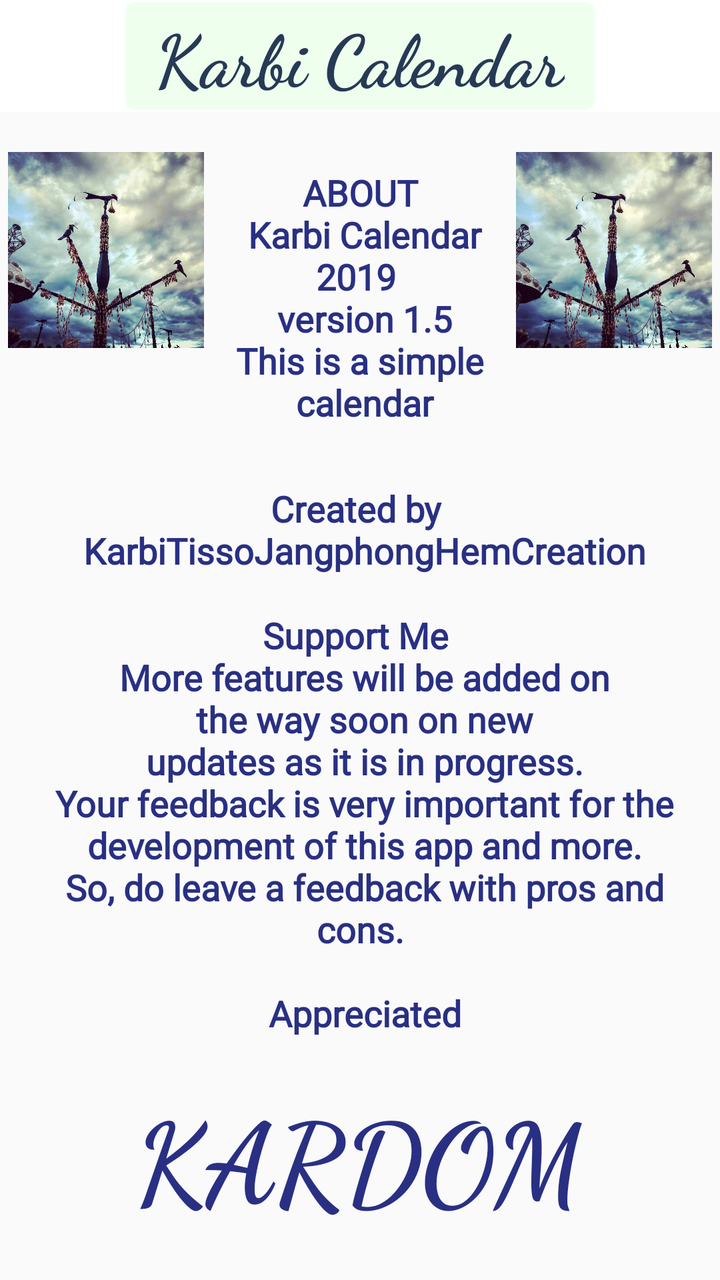
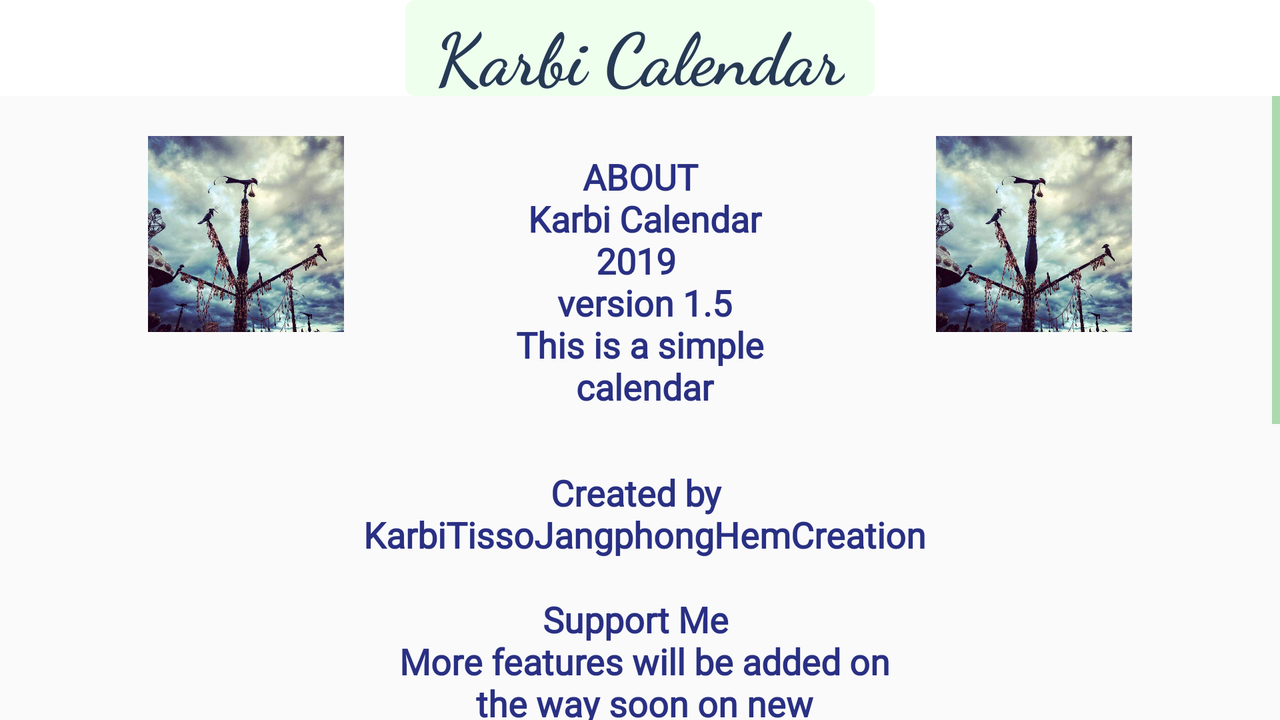

First picture: res/layout/ on a phone held upright. Second picture: the repository's own variant of that layout, on a device whose configuration matches the variant's folder. Source for both follows.
<!-- AndroidManifest.xml: application theme AppTheme -->
<!-- res/layout/activity_about.xml -->
<?xml version="1.0" encoding="utf-8"?>
<RelativeLayout
    xmlns:android="http://schemas.android.com/apk/res/android"
    xmlns:app="http://schemas.android.com/apk/res-auto"
    xmlns:tools="http://schemas.android.com/tools"
    android:layout_width="match_parent"
    android:layout_height="match_parent"
    tools:context=".About">

    <android.support.design.widget.AppBarLayout
        android:id="@+id/appBarLayout"
        android:layout_width="match_parent"
        android:layout_height="wrap_content"

        android:theme="@style/AppTheme.AppBarOverlay"
        app:layout_constraintTop_toTopOf="parent">

        <android.support.v7.widget.Toolbar
            android:id="@+id/toolbar"
            android:layout_width="match_parent"
            android:layout_height="?attr/actionBarSize"
            android:background="@color/DarkCyan"
            app:popupTheme="@style/AppTheme.PopupOverlay">

            <LinearLayout
                android:layout_width="wrap_content"
                android:layout_height="wrap_content"
                android:layout_gravity="center"
                android:background="@drawable/titleshape">

                <TextView
                    android:layout_width="wrap_content"
                    android:layout_height="wrap_content"
                    android:fontFamily="cursive"
                    android:paddingLeft="15dp"
                    android:paddingTop="2dp"
                    android:paddingRight="15dp"
                    android:paddingBottom="2dp"
                    android:text="Karbi Calendar"
                    android:textColor="#263A55"
                    android:textSize="36sp"
                    android:textStyle="bold" />
            </LinearLayout>

        </android.support.v7.widget.Toolbar>

    </android.support.design.widget.AppBarLayout>

    <android.support.constraint.ConstraintLayout
        android:layout_width="match_parent"
        android:layout_height="wrap_content"
        android:layout_below="@id/appBarLayout"
        app:layout_constraintBottom_toBottomOf="parent"
        app:layout_constraintTop_toBottomOf="@+id/appBarLayout"
        android:layout_marginTop="20dp"
        >

        <ImageView
            android:id="@+id/imageView2"
            android:layout_width="98dp"
            android:layout_height="136dp"
            android:scaleType="fitStart"
            app:srcCompat="@drawable/karbi_jambili_athon"
            app:layout_constraintEnd_toStartOf="@+id/textView2"
            app:layout_constraintHorizontal_bias="0.5"
            app:layout_constraintStart_toStartOf="parent"
            app:layout_constraintTop_toTopOf="parent"
            android:contentDescription="TODO" />

        <TextView

            android:id="@+id/textView2"
            android:layout_width="132dp"
            android:layout_height="150dp"
            android:layout_marginStart="8dp"
            android:layout_marginTop="8dp"

            android:layout_marginEnd="8dp"
            android:fontFamily="@font/caviardreams"
            android:text="@string/About"
            android:textAlignment="center"
            android:textColor="#293083"
            android:textSize="18sp"
            android:textStyle="bold"
            app:layout_constraintEnd_toEndOf="parent"
            app:layout_constraintEnd_toStartOf="@+id/imageView4"
            app:layout_constraintHorizontal_bias="0.5"
            app:layout_constraintStart_toEndOf="@+id/imageView2"
            app:layout_constraintTop_toTopOf="parent" />

        <ImageView
            android:id="@+id/imageView4"
            android:layout_width="98dp"
            android:layout_height="136dp"

            android:scaleType="fitStart"
            app:srcCompat="@drawable/karbi_jambili_athon"
            app:layout_constraintEnd_toEndOf="parent"
            app:layout_constraintHorizontal_bias="0.5"
            app:layout_constraintStart_toEndOf="@+id/textView2"
            app:layout_constraintTop_toTopOf="parent" />

        <TextView
            android:layout_width="match_parent"
            android:layout_height="wrap_content"
            android:layout_marginStart="8dp"
            android:layout_marginTop="8dp"
            android:layout_marginEnd="8dp"
            android:layout_marginBottom="18dp"
            android:fontFamily="@font/caviardreams"
            android:text="@string/created"
            android:textAlignment="center"
            android:textColor="#293083"
            android:textSize="18sp"
            android:textStyle="bold"
            app:layout_constraintBottom_toTopOf="@+id/textView3"
            app:layout_constraintEnd_toEndOf="parent"
            app:layout_constraintStart_toStartOf="parent"
            app:layout_constraintTop_toBottomOf="@+id/textView2" />

        <TextView
            android:id="@+id/textView3"
            android:layout_width="match_parent"
            android:layout_height="226dp"
            android:layout_marginStart="8dp"
            android:layout_marginEnd="8dp"
            android:layout_marginBottom="8dp"
            android:fontFamily="@font/caviardreams"
            android:text="@string/About_appeal"
            android:textAlignment="center"
            android:textColor="#293083"
            android:textSize="18sp"

            android:textStyle="bold"
            app:layout_constraintBottom_toTopOf="@+id/relativeLayout"
            app:layout_constraintEnd_toEndOf="parent"
            app:layout_constraintHorizontal_bias="0.0"
            app:layout_constraintStart_toStartOf="parent" />

        <RelativeLayout
            android:id="@+id/relativeLayout"
            android:layout_width="match_parent"
            android:layout_height="wrap_content"
            android:layout_gravity="bottom"
            android:layout_marginStart="8dp"
            android:layout_marginEnd="8dp"
            android:layout_marginBottom="8dp"
            app:layout_constraintBottom_toBottomOf="parent"
            app:layout_constraintEnd_toEndOf="parent"
            app:layout_constraintHorizontal_bias="1.0"
            app:layout_constraintStart_toStartOf="parent">

            <TextView
                android:layout_width="wrap_content"
                android:layout_height="wrap_content"
                android:text="@string/kardom"
                android:textSize="56sp"
                android:fontFamily="cursive"
                android:textStyle="bold"
                android:layout_centerHorizontal="true"
                android:textColor="#293083"
                />


        </RelativeLayout>
    </android.support.constraint.ConstraintLayout>
</RelativeLayout>
<!-- resources referenced by this layout -->
<resources>
  <!-- drawable karbi_jambili_athon: jpg bitmap (drawable, 118315 bytes) -->
  <!-- drawable titleshape (drawable) -->
  <?xml version="1.0" encoding="utf-8"?>
  <shape xmlns:android="http://schemas.android.com/apk/res/android"
      android:shape="rectangle"
  
      >
  
  <corners
      android:radius="5dp"
  
      />
      <solid
          android:color="#fefe"
          />
  
  
  </shape>
  <string name="About">ABOUT\n
                          Karbi Calendar 2019 \n
                          version 1.5\n
                          This is a simple \n
                               calendar\n\n
  
      </string>
  <string name="About_appeal">Support Me \n
                                  More features will be added on\n
                                  the way soon on new\n
                                  updates as it is in progress.\n
                                  Your feedback is very important
                                  for the\n development of this app and more.\n
                                  So, do leave a feedback with pros and cons.\n\n
                                  Appreciated</string>
  <string name="created">Created by \n
                          KarbiTissoJangphongHemCreation</string>
  <string name="kardom">KARDOM</string>
  <style name="AppTheme.AppBarOverlay" parent="ThemeOverlay.AppCompat.Dark.ActionBar" />
  <style name="AppTheme.PopupOverlay" parent="ThemeOverlay.AppCompat.Light" />
  <!-- from res/values-v23/ -->
  <style name="AppTheme" parent="Theme.AppCompat.Light.NoActionBar">
          
          <item name="colorPrimary">@color/white</item>
          <item name="colorPrimaryDark">@color/white</item>
          <item name="colorAccent">@color/Green2</item>
          <item name="android:windowLightStatusBar">true</item>
          <item name="android:textColorSecondary">@color/Green2</item>
      </style>
  <style name="Theme.AppCompat.Light.NoActionBar">
          <item name="windowActionBar">false</item>
          <item name="windowNoTitle">true</item>
      </style>
  <color name="white">#FFF</color>
  <color name="Green2">#66BB6A</color>
</resources>
<!-- res/layout-land/activity_about.xml (the repository's variant of the layout above) -->
<!-- drawn on the phone turned sideways -->
<?xml version="1.0" encoding="utf-8"?>
<RelativeLayout
    xmlns:android="http://schemas.android.com/apk/res/android"
    xmlns:app="http://schemas.android.com/apk/res-auto"
    xmlns:tools="http://schemas.android.com/tools"
    android:layout_width="match_parent"
    android:layout_height="match_parent"
    tools:context=".About">

    <android.support.design.widget.AppBarLayout
        android:id="@+id/appBarLayout"
        android:layout_width="match_parent"
        android:layout_height="wrap_content"

        android:theme="@style/AppTheme.AppBarOverlay"
        app:layout_constraintTop_toTopOf="parent">

        <android.support.v7.widget.Toolbar
            android:id="@+id/toolbar"
            android:layout_width="match_parent"
            android:layout_height="?attr/actionBarSize"
            android:background="@color/DarkCyan"
            app:popupTheme="@style/AppTheme.PopupOverlay">

            <LinearLayout
                android:layout_width="wrap_content"
                android:layout_height="wrap_content"
                android:layout_gravity="center"
                android:background="@drawable/titleshape">

                <TextView
                    android:layout_width="wrap_content"
                    android:layout_height="wrap_content"
                    android:fontFamily="cursive"
                    android:paddingLeft="15dp"
                    android:paddingTop="2dp"
                    android:paddingRight="15dp"
                    android:paddingBottom="2dp"
                    android:text="Karbi Calendar"
                    android:textColor="#263A55"
                    android:textSize="36sp"
                    android:textStyle="bold" />
            </LinearLayout>

        </android.support.v7.widget.Toolbar>

    </android.support.design.widget.AppBarLayout>

    <ScrollView
        android:layout_below="@id/appBarLayout"
        android:layout_width="match_parent"
        android:layout_height="match_parent">

        <android.support.constraint.ConstraintLayout
            android:layout_width="match_parent"
            android:layout_height="wrap_content"
            app:layout_constraintBottom_toBottomOf="parent"
            app:layout_constraintTop_toBottomOf="@+id/appBarLayout"
            android:layout_marginTop="20dp"
            >

            <ImageView
                android:id="@+id/imageView2"
                android:layout_width="98dp"
                android:layout_height="136dp"
                android:scaleType="fitStart"
                app:srcCompat="@drawable/karbi_jambili_athon"
                app:layout_constraintEnd_toStartOf="@+id/textView2"
                app:layout_constraintHorizontal_bias="0.5"
                app:layout_constraintStart_toStartOf="parent"
                app:layout_constraintTop_toTopOf="parent" />

            <TextView

                android:id="@+id/textView2"
                android:layout_width="132dp"
                android:layout_height="150dp"
                android:layout_marginStart="8dp"
                android:layout_marginTop="8dp"

                android:layout_marginEnd="8dp"
                android:fontFamily="@font/caviardreams"
                android:text="@string/About"
                android:textAlignment="center"
                android:textColor="#293083"
                android:textSize="18sp"
                android:textStyle="bold"
                app:layout_constraintEnd_toEndOf="parent"
                app:layout_constraintEnd_toStartOf="@+id/imageView4"
                app:layout_constraintHorizontal_bias="0.5"
                app:layout_constraintStart_toEndOf="@+id/imageView2"
                app:layout_constraintTop_toTopOf="parent" />

            <ImageView
                android:id="@+id/imageView4"
                android:layout_width="98dp"
                android:layout_height="136dp"

                android:scaleType="fitStart"
                app:srcCompat="@drawable/karbi_jambili_athon"
                app:layout_constraintEnd_toEndOf="parent"
                app:layout_constraintHorizontal_bias="0.5"
                app:layout_constraintStart_toEndOf="@+id/textView2"
                app:layout_constraintTop_toTopOf="parent" />

            <TextView
                android:layout_width="match_parent"
                android:layout_height="wrap_content"
                android:layout_marginStart="8dp"
                android:layout_marginTop="8dp"
                android:layout_marginEnd="8dp"
                android:layout_marginBottom="18dp"
                android:fontFamily="@font/caviardreams"
                android:text="@string/created"
                android:textAlignment="center"
                android:textColor="#293083"
                android:textSize="18sp"
                android:textStyle="bold"
                app:layout_constraintBottom_toTopOf="@+id/textView3"
                app:layout_constraintEnd_toEndOf="parent"
                app:layout_constraintStart_toStartOf="parent"
                app:layout_constraintTop_toBottomOf="@+id/textView2" />

            <TextView
                android:id="@+id/textView3"
                android:layout_width="match_parent"
                android:layout_height="226dp"
                android:layout_marginStart="8dp"
                android:layout_marginEnd="8dp"
                android:layout_marginBottom="8dp"
                android:fontFamily="@font/caviardreams"
                android:text="@string/About_appeal"
                android:textAlignment="center"
                android:textColor="#293083"
                android:textSize="18sp"

                android:textStyle="bold"
                app:layout_constraintBottom_toTopOf="@+id/relativeLayout"
                app:layout_constraintEnd_toEndOf="parent"
                app:layout_constraintHorizontal_bias="0.0"
                app:layout_constraintStart_toStartOf="parent" />

            <RelativeLayout
                android:id="@+id/relativeLayout"
                android:layout_width="match_parent"
                android:layout_height="wrap_content"
                android:layout_gravity="bottom"
                android:layout_marginStart="8dp"
                android:layout_marginEnd="8dp"
                android:layout_marginBottom="18dp"
                app:layout_constraintBottom_toBottomOf="parent"
                app:layout_constraintEnd_toEndOf="parent"
                app:layout_constraintHorizontal_bias="1.0"
                app:layout_constraintStart_toStartOf="parent">

                <TextView
                    android:layout_width="wrap_content"
                    android:layout_height="wrap_content"
                    android:text="@string/kardom"
                    android:textSize="56sp"
                    android:fontFamily="cursive"
                    android:textStyle="bold"
                    android:layout_centerHorizontal="true"
                    android:textColor="#293083"
                    android:layout_marginBottom="15dp"
                    />


            </RelativeLayout>
        </android.support.constraint.ConstraintLayout>

    </ScrollView>
    </RelativeLayout>
